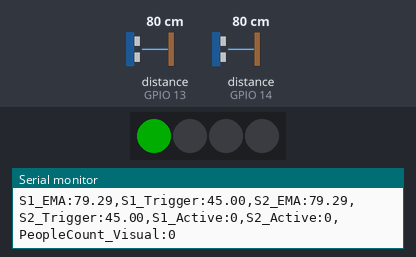
A sketch run on a simulated ESP32. On the bench: 4 RGB LEDs in strip order, left to right, the last lines printed to the serial monitor. Wiring (inferred from the names in the program): 2 × ultrasonic range finder: trigger GPIO 12, echo GPIO 13 / trigger GPIO 27, echo GPIO 14. Inputs (shaded band) come from the test bench; at power-on: distance to the obstacle (sensors on GPIO 13, GPIO 14) 80 cm. The echo pulse lasts 58.3 µs per cm; dim RGB values are drawn brighter than linear; WiFi joins after 1.5 s; servers stay silent unless stated; uploads are accepted with an empty reply; the local clock reads 2024-03-15 10:24:30 at power-on unless the sketch sets it.

Above: at 4.2 s.
4.3 s: distance to the obstacle (sensor on GPIO 13) set to 2 cm
At 5.4 s:
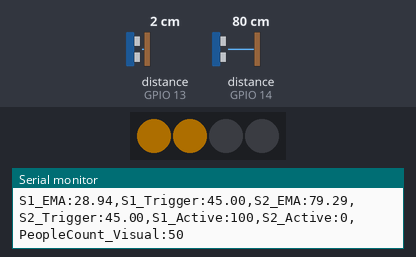
6.4 s: distance to the obstacle (sensor on GPIO 14) set to 2 cm
At 7.9 s:
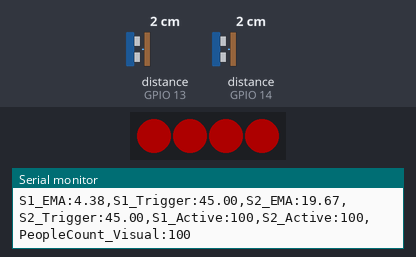
8.4 s: distance to the obstacle (sensor on GPIO 14) set to 60 cm
At 11.3 s:
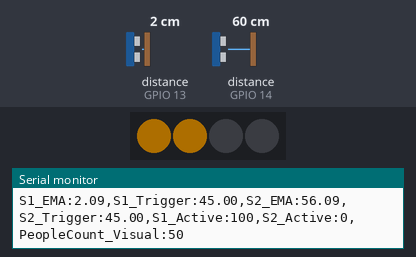
11.4 s: distance to the obstacle (sensor on GPIO 14) set to 4 cm
At 12.4 s:
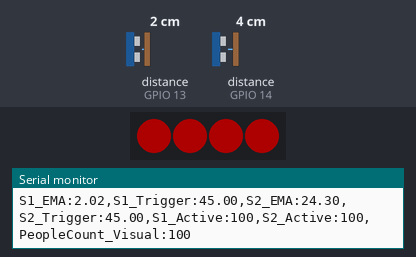
Timing chart, 0 to 14.2 s (numbered marks = the images above; inputs shaded):
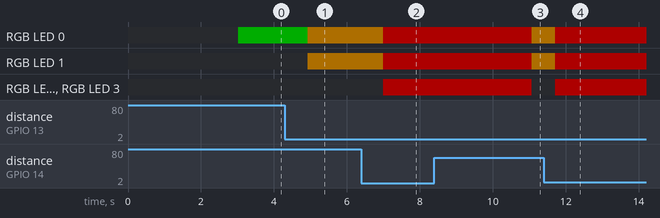

Measured:
- after the input at 4.3 s, RGB LED 0: RGB(0, 50, 0) → RGB(50, 32, 0) after 0.63 s; RGB LED 1: off → RGB(50, 32, 0) after 0.63 s
- after the input at 6.4 s, RGB LED 0, RGB LED 1: RGB(50, 32, 0) → RGB(50, 0, 0) after 0.59 s; RGB LED 2, RGB LED 3: off → RGB(50, 0, 0) after 0.59 s
- after the input at 8.4 s, RGB LED 0, RGB LED 1: RGB(50, 0, 0) → RGB(50, 32, 0) after 2.7 s; RGB LED 2, RGB LED 3: RGB(50, 0, 0) → off after 2.7 s
- after the input at 11.4 s, RGB LED 0, RGB LED 1: RGB(50, 32, 0) → RGB(50, 0, 0) after 0.32 s; RGB LED 2, RGB LED 3: off → RGB(50, 0, 0) after 0.32 s

The sketch:

sketch_sep22c.ino
```cpp
#include <WiFi.h>
#include <HTTPClient.h>
#include <WiFiClientSecure.h>
#include <time.h>
#include <Adafruit_NeoPixel.h>

#include "secrets.h"

// ------------------------------------------------------
// API CONFIGURATION
// ------------------------------------------------------
static const char* API_URL = "https://api.bolognese.dev/api/readings";
static const char* STATION_ID = "3";

// Server telemetry interval (milliseconds)
const unsigned long SEND_INTERVAL_MS = 10000;
unsigned long lastSendTime = 0;

// ------------------------------------------------------
// ULTRASONIC & NEOPIXEL CONFIGURATION
// ------------------------------------------------------
#define SOUND_SPEED 0.034
const float ALPHA = 0.1; // EMA smoothing factor
const unsigned long PULSE_TIMEOUT = 30000;

#define NEOPIXEL_PIN 15
#define NUM_LEDS     4

Adafruit_NeoPixel strip(NUM_LEDS, NEOPIXEL_PIN, NEO_GRB + NEO_KHZ800);

const int sensorNumber = 2;
const float HEIGHT_THRESHOLD = 50.0; // cm

struct UltrasonicSensor {
  int trigPin;
  int echoPin;
  float groundDistance;

  // State variables
  float emaDistance;
  bool isPersonUnder;
};

UltrasonicSensor sensors[sensorNumber] = {
  {12, 13, 95.0, -1.0, false}, // Sensor 0 (S1)
  {27, 14, 95.0, -1.0, false}  // Sensor 1 (S2)
};

int currentPeopleCount = 0;

// ------------------------------------------------------
// WI-FI & TIME HELPER FUNCTIONS
// ------------------------------------------------------
void connectToWifi() {
    Serial.print("Connecting to Wi-Fi");

    WiFi.mode(WIFI_STA);
    WiFi.begin(WIFI_SSID, WIFI_PASSWORD);

    while (WiFi.status() != WL_CONNECTED) {
        delay(500);
        Serial.print(".");
    }

    Serial.println("\nWi-Fi connected.");
    Serial.print("IP address: ");
    Serial.println(WiFi.localIP());
}

void syncTime() {
    configTime(0, 0, "pool.ntp.org", "time.google.com");

    Serial.print("Synchronizing time");
    time_t now;

    do {
        delay(500);
        Serial.print(".");
        time(&now);
    } while (now < 1700000000);

    Serial.println("\nTime synchronized.");
}

String getUtcTimestamp() {
    time_t now;
    time(&now);

    struct tm timeInfo;
    gmtime_r(&now, &timeInfo);

    char buffer[32];
    strftime(buffer, sizeof(buffer), "%Y-%m-%dT%H:%M:%SZ", &timeInfo);

    return String(buffer);
}

// ------------------------------------------------------
// HTTP POST FUNCTION
// ------------------------------------------------------
bool sendReading(float occupancy) {
    if (WiFi.status() != WL_CONNECTED) {
        Serial.println("Wi-Fi disconnected. Reconnecting...");
        connectToWifi();
    }

    WiFiClientSecure client;
    client.setInsecure(); // Disable TLS verification for PoC

    HTTPClient http;

    if (!http.begin(client, API_URL)) {
        Serial.println("Could not initialize HTTP connection.");
        return false;
    }

    http.addHeader("Content-Type", "application/json");
    http.addHeader("Authorization", String("Bearer ") + SEEBUS_SENSOR_TOKEN);

    String timestamp = getUtcTimestamp();

    String body = "{"
        "\"stationId\":\"" + String(STATION_ID) + "\","
        "\"occupancy\":" + String(occupancy, 3) + ","
        "\"measuredAt\":\"" + timestamp + "\""
        "}";

    Serial.println("\n--- Sending Reading ---");
    Serial.println(body);

    int statusCode = http.POST(body);
    String response = http.getString();

    Serial.print("HTTP status: ");
    Serial.println(statusCode);
    Serial.println("Response: " + response);

    http.end();

    return statusCode == 201;
}

// ------------------------------------------------------
// NEOPIXEL HELPER
// ------------------------------------------------------
void updateNeoPixels(int visualCount) {
    strip.clear();

    if (visualCount == 0) {
        // 1 Green LED
        strip.setPixelColor(0, strip.Color(0, 255, 0));
    }
    else if (visualCount == 50) {
        // 2 Orange LEDs
        strip.setPixelColor(0, strip.Color(255, 165, 0));
        strip.setPixelColor(1, strip.Color(255, 165, 0));
    }
    else if (visualCount >= 100) {
        // 4 Red LEDs (All LEDs)
        for (int i = 0; i < NUM_LEDS; i++) {
            strip.setPixelColor(i, strip.Color(255, 0, 0));
        }
    }

    strip.show();
}

// ------------------------------------------------------
// ARDUINO SETUP & LOOP
// ------------------------------------------------------
void setup() {
    Serial.begin(115200);
    delay(1000);

    // Initialize NeoPixels
    strip.begin();
    strip.show();
    strip.setBrightness(50);

    // Initialize Ultrasonic pins
    for (int i = 0; i < sensorNumber; i++) {
        pinMode(sensors[i].trigPin, OUTPUT);
        pinMode(sensors[i].echoPin, INPUT);
    }

    // Connect Network & Sync Clock
    connectToWifi();
    syncTime();
}

void loop() {
    int activeSensorsThisCycle = 0;

    // 1. Read Sensors
    for (int i = 0; i < sensorNumber; i++) {
        digitalWrite(sensors[i].trigPin, LOW);
        delayMicroseconds(2);

        digitalWrite(sensors[i].trigPin, HIGH);
        delayMicroseconds(10);
        digitalWrite(sensors[i].trigPin, LOW);

        long duration = pulseIn(sensors[i].echoPin, HIGH, PULSE_TIMEOUT);

        if (duration > 0) {
            float rawDistance = duration * SOUND_SPEED / 2.0;

            if (sensors[i].emaDistance < 0) {
                sensors[i].emaDistance = rawDistance;
            } else {
                sensors[i].emaDistance = (ALPHA * rawDistance) + ((1.0 - ALPHA) * sensors[i].emaDistance);
            }

            float triggerDistance = sensors[i].groundDistance - HEIGHT_THRESHOLD;
            bool heightConditionMet = (sensors[i].emaDistance < triggerDistance) && (sensors[i].emaDistance > 0);

            if (heightConditionMet) {
                sensors[i].isPersonUnder = true;
            } else {
                if (sensors[i].emaDistance > (triggerDistance + 10.0)) {
                    sensors[i].isPersonUnder = false;
                }
            }
        }

        if (sensors[i].isPersonUnder) {
            activeSensorsThisCycle++;
        }
    }

    currentPeopleCount = activeSensorsThisCycle;
    int visualCount = currentPeopleCount * 50; // Visual scale: 0, 50, or 100

    // 2. Update NeoPixels
    updateNeoPixels(visualCount);

    // 3. Output Plotter Telemetry
    Serial.print("S1_EMA:"); Serial.print(sensors[0].emaDistance); Serial.print(",");
    Serial.print("S1_Trigger:"); Serial.print(sensors[0].groundDistance - HEIGHT_THRESHOLD); Serial.print(",");
    Serial.print("S2_EMA:"); Serial.print(sensors[1].emaDistance); Serial.print(",");
    Serial.print("S2_Trigger:"); Serial.print(sensors[1].groundDistance - HEIGHT_THRESHOLD); Serial.print(",");
    Serial.print("S1_Active:"); Serial.print(sensors[0].isPersonUnder ? 100 : 0); Serial.print(",");
    Serial.print("S2_Active:"); Serial.print(sensors[1].isPersonUnder ? 100 : 0); Serial.print(",");
    Serial.print("PeopleCount_Visual:"); Serial.println(visualCount);

    // 4. Send Occupancy to Server Every 10 Seconds
    if (millis() - lastSendTime >= SEND_INTERVAL_MS) {
        lastSendTime = millis();
        float occupancy = (float)visualCount / 100.0f; // Calculate occupancy (0.00, 0.50, 1.00)
        sendReading(occupancy);
    }

    delay(100);
}
```

secrets.h
```cpp
// secrets.example.h

#pragma once

#define WIFI_SSID "ENTER_SSID"
#define WIFI_PASSWORD "ENTER_PASSWORD"
#define SEEBUS_SENSOR_TOKEN "ENTER_TOKEN"
```
